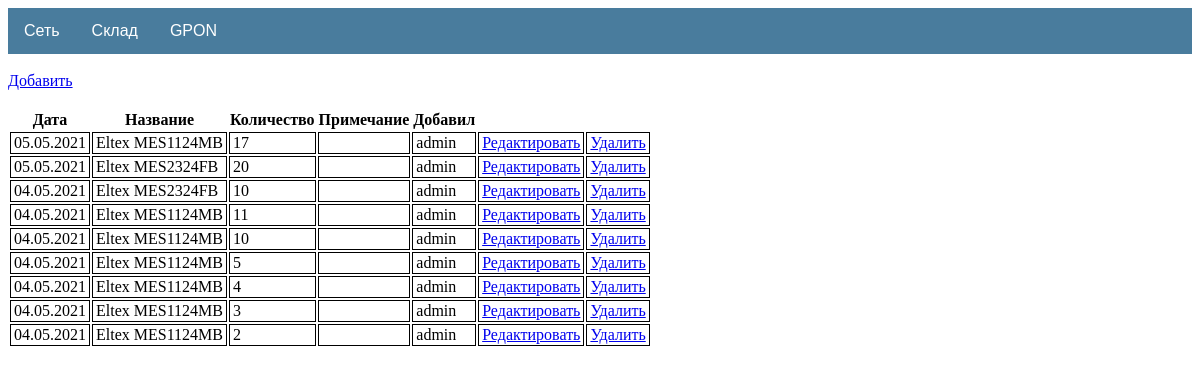
The page /storage/income/ on the database as committed earlier.
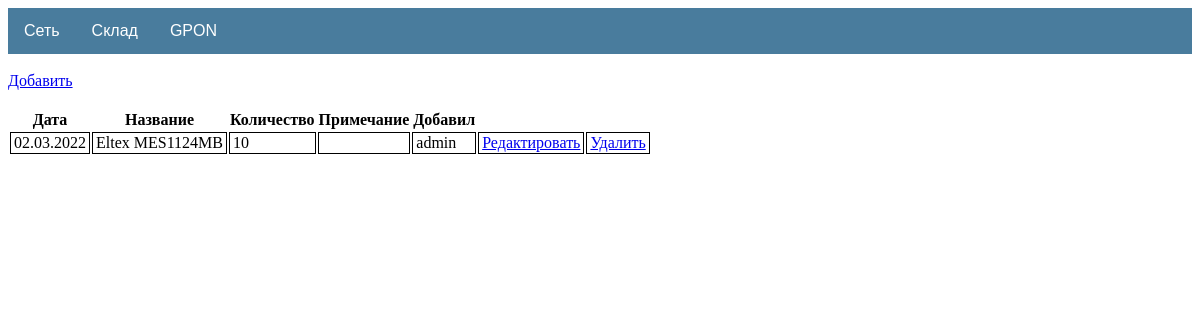
The same page on the database as committed later.
### storage/models.py (models this page shows, shortened)
class Income(models.Model):
    income_user = models.ForeignKey(User, on_delete=models.CASCADE)
    income_category = models.ForeignKey(Category, on_delete=models.CASCADE, verbose_name='Категория')
    income_type = models.ForeignKey(Type, on_delete=models.CASCADE, verbose_name='Тип')
    income_name = models.ForeignKey(Product, on_delete=models.CASCADE, verbose_name='Название')
    income_quality = models.IntegerField(default=0, verbose_name='Количество')
    income_note = models.CharField(max_length=50, blank=True, verbose_name='Примечание')
    income_date_create = models.DateField(auto_now_add=True)
    slug = models.SlugField(max_length=100, unique=True, verbose_name='URL')
    class Meta:
        ordering = ['-id']

class Product(models.Model):
    category = models.ForeignKey(Category, on_delete=models.CASCADE, verbose_name='Категория')
    type = models.ForeignKey(Type, on_delete=models.CASCADE, verbose_name='Тип')
    name = models.CharField(max_length=50, unique=True, verbose_name='Название')
    image = models.ImageField(default='default.jpg')
    quality = models.PositiveIntegerField(default=0, verbose_name='Количество')
    price = models.PositiveIntegerField(default=0, verbose_name='Цена')
    description = models.CharField(max_length=100, blank=True, verbose_name='Описание')
    slug = models.SlugField(max_length=100, unique=True, verbose_name='URL')
    def __str__(self):
        return f'{self.name}'

### storage/views.py (the view)
# urls.py: path('income/', IncomeList.as_view(), name='income_list'),
class IncomeList(ListView):
    model = Income
    context_object_name = 'income_list'
    template_name = 'storage/income_list.html'

### templates/storage/income_list.html (shortened to what this page needs)
{%extends 'default.html' %}
{% block content %}
<br>
<div>
    <a href="{% url 'income_add' %}">Добавить</a>
</div>
<br>
{%  if income_list %}
<table>
    <tr>
        <th>
            Дата
        </th>
        <th>
            Название
        </th>
        <th>
            Количество
        </th>
        <th>
            Примечание
        </th>
        <th>
            Добавил
        </th>
        <th>
        </th>
    </tr>
{% for product in income_list %}
    <tr>
        <td>
            {{ product.income_date_create | date:'d.m.Y' }}
        </td>
        <td>
            {{ product.income_name }}
        </td>
        <td>
            {{ product.income_quality }}
        </td>
        <td>
        </td>
        <td>
            {{ product.income_user }}
        </td>
        <td>
            <a href="{% url 'income_update' product.slug %}">Редактировать</a>
        </td>
        <td>
            <a href="{% url 'income_delete' product.slug %}">Удалить</a>
        </td>
    </tr>
{% endfor %}
</table>
{%  else %}
    <h1>пусто</h1>
{% endif %}
{% endblock content %}

Rows that differ between the two databases and show on the page:
removed Income: income_date_create "05.05.2021", income_name "Eltex MES1124MB", income_quality "17", income_user "admin"
removed Income: income_date_create "05.05.2021", income_name "Eltex MES2324FB", income_quality "20", income_user "admin"
removed Income: income_date_create "04.05.2021", income_name "Eltex MES2324FB", income_quality "10", income_user "admin"
removed Income: income_date_create "04.05.2021", income_name "Eltex MES1124MB", income_quality "11", income_user "admin"
removed Income: income_date_create "04.05.2021", income_name "Eltex MES1124MB", income_quality "10", income_user "admin"
removed Income: income_date_create "04.05.2021", income_name "Eltex MES1124MB", income_quality "5", income_user "admin"
removed Income: income_date_create "04.05.2021", income_name "Eltex MES1124MB", income_quality "4", income_user "admin"
removed Income: income_date_create "04.05.2021", income_name "Eltex MES1124MB", income_quality "3", income_user "admin"
changed Income "Eltex MES1124MB": income_date_create "04.05.2021" → "02.03.2022"; income_quality "2" → "10"
